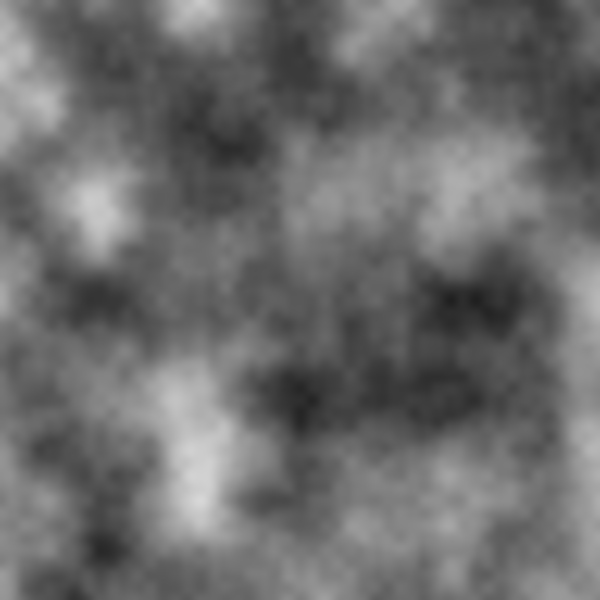
Frame 1 (no input)
Frame 60 (the mouse pressed at the canvas centre just before this capture): identical to frame 1, image omitted
Frame 120 (the mouse held since frame 60 and released just before this capture): identical to frame 1, image omitted

The Processing sketch that drew this single still picture (run headless with seeded random() and noise(); from frame 60 on, the mouse is pressed at the canvas centre):

// Processing sketch: sketch_2d_noise
// ── sketch_2d_noise.pde
void setup() {
  size(600,600);
//noLoop();
}

void draw() {
  loadPixels();
  
  for(int i = 0; i < pixels.length; i++) {
    int x = i % width;
    int y = i / width;
    
    pixels[i] = color(map(noise(0.01*x,0.01*y), 0, 1, 0, 255));// set the value at each x/y
  }
  
  updatePixels();
}

void mousePressed() {
  redraw();
}
